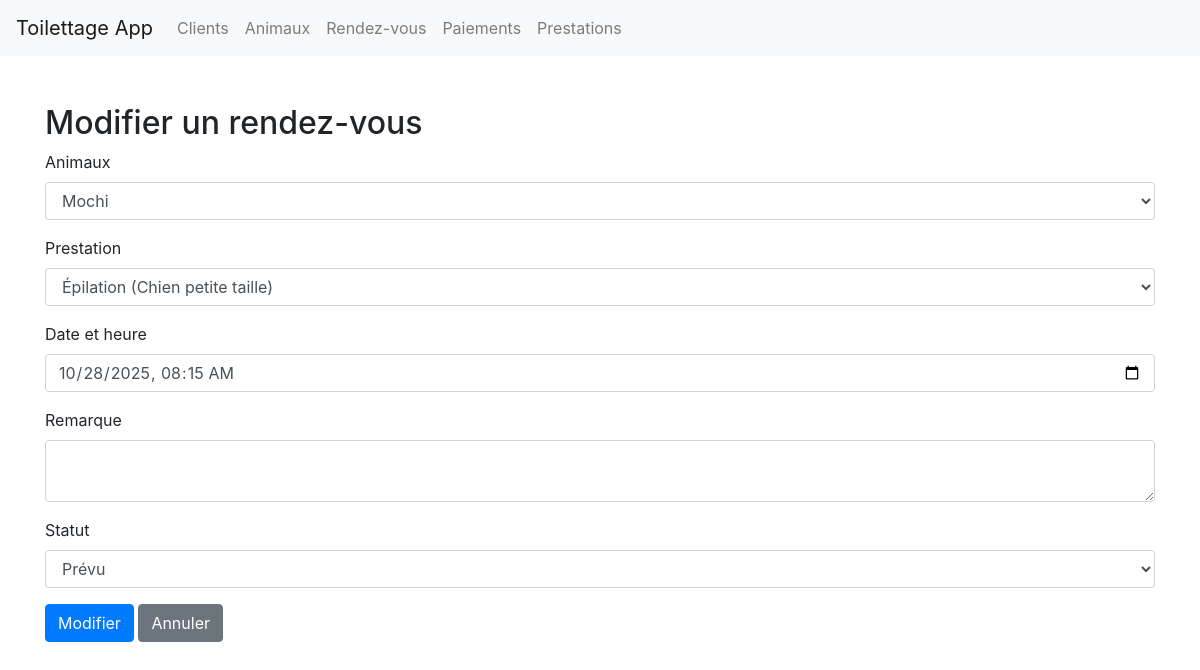
/index.php?page=modifier_rdv&id=21 (signed in), run on the app's committed database.
### tables this page shows
CREATE TABLE IF NOT EXISTS `rdv` (
  `id_rdv` int NOT NULL AUTO_INCREMENT,
  `id_animal` int NOT NULL,
  `id_prestation` int NOT NULL,
  `date_heure` datetime NOT NULL,
  `remarque` text,
  `statut` enum('prévu','annulé','réalisé') DEFAULT NULL,
  PRIMARY KEY (`id_rdv`),
  KEY `id_chien` (`id_animal`),
  KEY `id_prestation` (`id_prestation`)
);

CREATE TABLE IF NOT EXISTS `animal` (
  `id_animal` int NOT NULL AUTO_INCREMENT,
  `id_client` int DEFAULT NULL,
  `nom_animal` varchar(100) NOT NULL,
  `type` varchar(100) NOT NULL,
  `race` varchar(100) DEFAULT NULL,
  `date_de_naissance` date DEFAULT NULL,
  `poids` decimal(5,2) DEFAULT NULL,
  `taille` decimal(5,2) DEFAULT NULL,
  `remarques` text,
  `visible` tinyint(1) DEFAULT '1',
  PRIMARY KEY (`id_animal`),
  KEY `animal_1` (`id_client`)
);

CREATE TABLE IF NOT EXISTS `prestations` (
  `id_prestation` int NOT NULL AUTO_INCREMENT,
  `nom` varchar(100) NOT NULL,
  `tarif` decimal(8,2) NOT NULL,
  PRIMARY KEY (`id_prestation`)
);

### pages/modifier_rdv.php (the view, shortened to what this page needs)
<?php
include_once('includes/db.php');
$id = filter_input(INPUT_GET, 'id', FILTER_VALIDATE_INT);
$rdv = $pdo->query('SELECT * FROM rdv WHERE id_rdv = ' . $id)->fetch();
$animals = $pdo->query('SELECT * FROM animal')->fetchAll();
$prestations = $pdo->query('SELECT * FROM prestations')->fetchAll();
?>
<!DOCTYPE html>
<html lang="fr">
<head>
    <link href="https://stackpath.bootstrapcdn.com/bootstrap/4.5.2/css/bootstrap.min.css" rel="stylesheet">
</head>
<body>
    <?php include 'includes/header.php' ?>
    <div class="container mt-5">
        <h2>Modifier un rendez-vous</h2>
        <form method="post" action="index.php?page=modifier_rdv&id=<?= $id ?>">
            <div class="form-group">
                <label>Animaux</label>
                <select name="id_animal" class="form-control" required>
                    <?php foreach ($animals as $animal): ?>
                        <option value="<?= $animal['id_animal'] ?>" <?= $animal['id_animal'] == $rdv['id_animal'] ? 'selected' : '' ?>>
                            <?= htmlspecialchars($animal['nom_animal']) ?>
                        </option>
                    <?php endforeach; ?>
                </select>
            </div>
            <div class="form-group">
                <label>Prestation</label>
                <select name="id_prestation" class="form-control" required>
                    <?php foreach ($prestations as $prestation): ?>
                        <option value="<?= $prestation['id_prestation'] ?>" <?= $prestation['id_prestation'] == $rdv['id_prestation'] ? 'selected' : '' ?>>
                            <?= htmlspecialchars($prestation['nom']) ?>
                        </option>
                    <?php endforeach; ?>
                </select>
            </div>
            <div class="form-group">
                <label>Date et heure</label>
                <input type="datetime-local" name="date_heure" class="form-control" value="<?= date('Y-m-d\TH:i', strtotime($rdv['date_heure'])) ?>" required>
            </div>
            <div class="form-group">
                <label>Remarque</label>
                <textarea name="remarque" class="form-control"><?= htmlspecialchars($rdv['remarque']) ?></textarea>
            </div>
            <div class="form-group">
                <label>Statut</label>
                <select name="statut" class="form-control" required>
                    <option value="prévu" <?= $rdv['statut'] == 'prévu' ? 'selected' : '' ?>>Prévu</option>
                </select>
            </div>
            <button type="submit" class="btn btn-primary">Modifier</button>
            <a href="index.php?page=rdv" class="btn btn-secondary">Annuler</a>
        </form>
    </div>
</body>
</html>

### data on the page
rdv: id_animal "Mochi", id_prestation "Épilation (Chien petite taille)", date_heure "10/28/2025 08:15", statut "Prévu"
